Frame 1 (no input): blank canvas, image omitted
Frame 60 (no input): blank canvas, image omitted
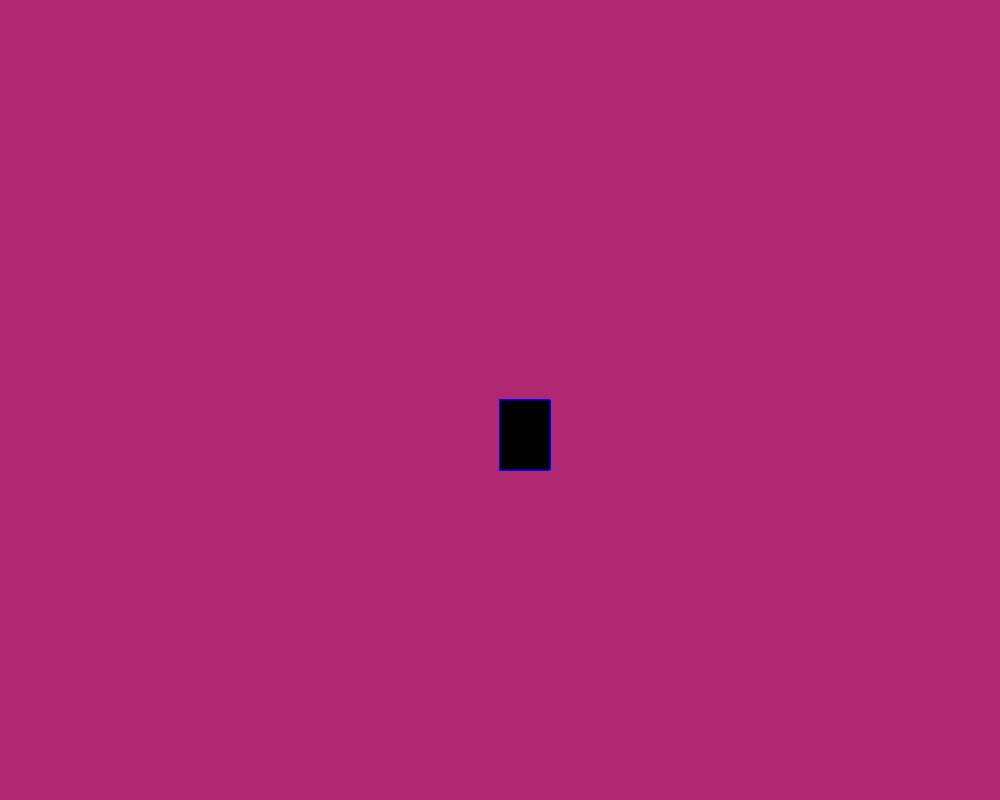
Frame 120 (the mouse pressed at the canvas centre since frame 60)

The p5.js sketch whose frames 1 and 60 were blank and that drew this single picture after the mouse press (run headless with seeded random() and noise() and a simulated clock; from frame 60 on, the mouse is pressed at the canvas centre):

// p5.js sketch
// ── sketch.js
function setup() {
  createCanvas(1000, 800);
  background("#B02772");

}
 
function draw() {
 
  fill("black");
  stroke ("blue");
  if (mouseIsPressed)
  rect(mouseX,mouseY,50,70);
}
